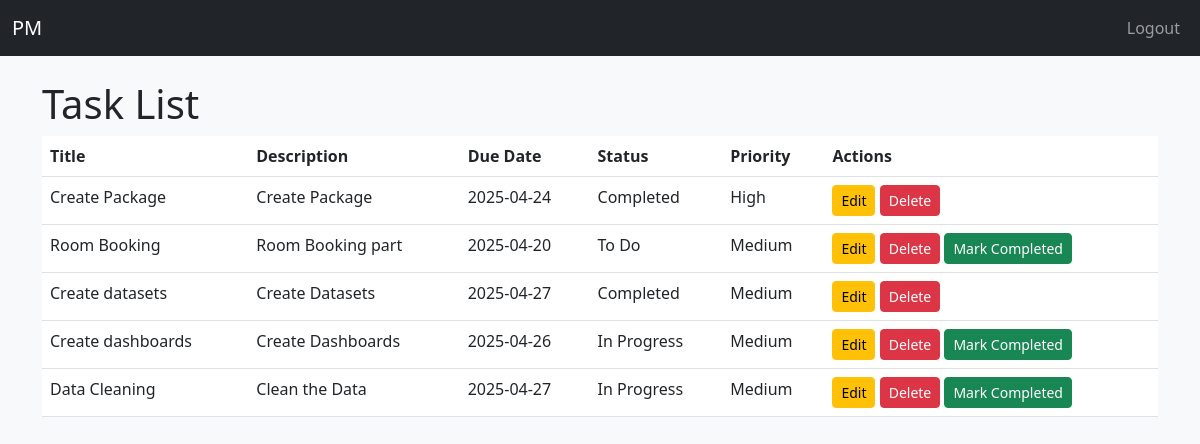
The app's page /tasks/ (signed in) with its own data.
### app/models.py (models this page shows)
class Task(db.Model):
    __tablename__ = 'tasks'
    id = db.Column(db.Integer, primary_key=True)
    title = db.Column(db.String(120), nullable=False)
    description = db.Column(db.Text)
    due_date = db.Column(db.Date)
    priority = db.Column(db.String(20))  # e.g., Low, Medium, High
    status = db.Column(db.String(20), default='To Do')  # To Do, In Progress, Completed
    project_id = db.Column(db.Integer, db.ForeignKey('projects.id'), nullable=False)
    project = db.relationship('Project', backref=db.backref('tasks', lazy=True))
    assigned_users = db.relationship('User', secondary='task_user', backref='tasks')

### app/task/routes.py (the view)
@task_bp.route('/')
@login_required
def list_tasks():
    if current_user.role == 'admin':
        tasks = Task.query.all()
    elif current_user.role == 'project_manager':
        tasks = Task.query.join(Task.project).filter(Project.manager_id == current_user.id).all()
    else:
        tasks = current_user.tasks
    return render_template('tasks/task_list.html', tasks=tasks)

### app/templates/tasks/task_list.html (shortened to what this page needs)
{% extends 'layout.html' %}
{% block content %}
    <h1>Task List</h1>
    <table class="table">
        <thead>
            <tr>
                <th>Title</th>
                <th>Description</th>
                <th>Due Date</th>
                <th>Status</th>
                <th>Priority</th>
                <th>Actions</th>
            </tr>
        </thead>
        <tbody>
            {% for task in tasks %}
            <tr>
                <td>{{ task.title }}</td>
                <td>{{ task.description }}</td>
                <td>{{ task.due_date }}</td>
                <td>{{ task.status }}</td>
                <td>{{ task.priority }}</td>
                <td>
                    <a href="{{ url_for('task.edit_task', task_id=task.id) }}" class="btn btn-warning btn-sm">Edit</a>
                    <form action="{{ url_for('task.delete_task', task_id=task.id) }}" method="POST" style="display:inline;">
                        <button type="submit" class="btn btn-danger btn-sm" onclick="return confirm('Are you sure you want to delete this task?')">Delete</button>
                    </form>
                    {% if current_user.role == 'team_member' and current_user in task.assigned_users and task.status != 'Completed' %}
                    <form action="{{ url_for('task.complete_task', task_id=task.id) }}" method="POST" style="display:inline;">
                        <button type="submit" class="btn btn-success btn-sm">Mark Completed</button>
                    </form>
                    {% endif %}
                </td>
            </tr>
            {% endfor %}
        </tbody>
    </table>
{% endblock %}

### records on screen
Task: title "Create Package", description "Create Package", due_date "2025-04-24", status "Completed", priority "High"
Task: title "Room Booking", description "Room Booking part", due_date "2025-04-20", status "To Do", priority "Medium"
Task: title "Create datasets", description "Create Datasets", due_date "2025-04-27", status "Completed", priority "Medium"
Task: title "Create dashboards", description "Create Dashboards", due_date "2025-04-26", status "In Progress", priority "Medium"
Task: title "Data Cleaning", description "Clean the Data", due_date "2025-04-27", status "In Progress", priority "Medium"
